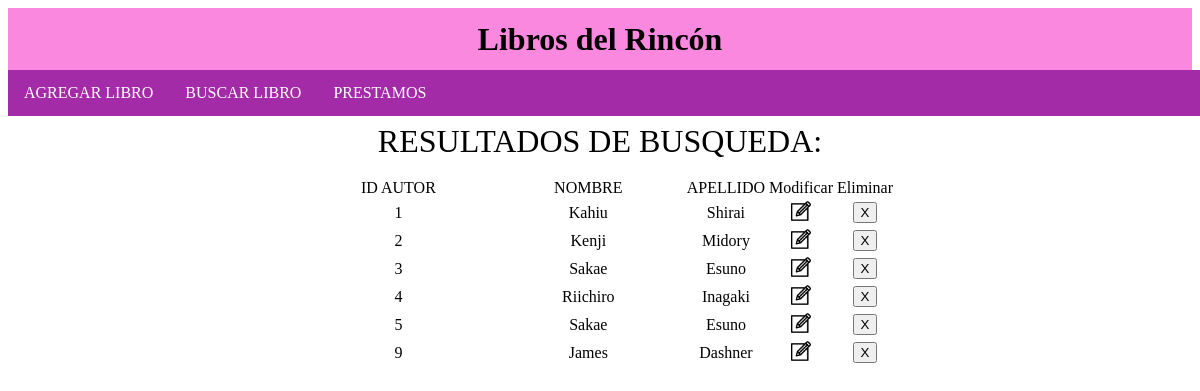
/vistas/buscAU.php, run on the app's committed database.
### tables this page shows
CREATE TABLE `autor` (
  `id_autor` int(11) NOT NULL,
  `Nombre_au` varchar(150) NOT NULL,
  `apellido_au` varchar(150) NOT NULL
);

### vistas/buscAu.php (the view, shortened to what this page needs)
<?php
include_once '../conexion.php';
$showaut="SELECT * FROM autor";
     $res=$conexion->query($showaut);
$rows = $res->num_rows;
?>
<!DOCTYPE html>
<html>
<head>
<link rel="stylesheet" type="text/css" href="css/styleMenu.css">
  <link rel="stylesheet" type="text/css" href="css/tabla.css">
</head>
<body>
	<div class="header">
	<h1><a href="principal.php">Libros del Rincón</a></h1></div>
	<nav><ul>
  <li class="dropdown">
    <a href="AgregarL.php" class="dropbtn">AGREGAR LIBRO</a>
  </li>
  <li class="dropdown">
    <a href="../buscarLib.php" class="dropbtn">BUSCAR LIBRO</a>
  </li>
  <li class="dropdown">
    <a href="prestamo.php" class="dropbtn">PRESTAMOS</a>
  </li>
</ul>
</nav>
<br><br>
<center><p><FONT SIZE=6>RESULTADOS DE BUSQUEDA:</font></p></center>
<main>
  <?php if($rows > 0) { ?>
   <table align="center">
   <thead>
    				<tr>
    					<td>ID AUTOR</td>
    					<td>NOMBRE</td>
						<td>APELLIDO</td>
						<td> Modificar </td>
						<td> Eliminar </td>
    				</tr>
        <tbody>
          <?php while($row=$res->fetch_assoc()){ ?>
            <tr>
    					<td><?php echo $row['id_autor'];?></td>
              <td><?php echo $row['Nombre_au'];?></td>
              <td><?php echo $row['apellido_au'];?></td>
        <td><a href="ModifAu.php?id=<?php echo $row['id_autor']; ?>">
        <img class="img" src="img\mod.png" alt="modificar" width="20" height="20"/></a></td>
        <td><FORM><input name="button" type="button" onclick="ConfirmElimA()" value="X"/></FORM></td>
        </tr>
        <?php } ?>
        </tbody></table><br><br>
<?php } else { ?>
    <br><center><h1>NO SE ENCONTRARON AUTORES</h1></center><br><br>
    <?php } ?>
</main>
</body>
</html>

### vistas/css/styleMenu.css (style rules this page uses)
* { box-sizing: border-box; }
body { background-color: rgba(255, 255, 255, 0.7); }
.header { padding: 0px; overflow: auto; text-align: center; background: rgba(248, 19, 191, 0.5); color: black; margin:auto; line-height:20px; font-family: Time New Roman; }
nav { list-style-type: none; overflow: auto; margin: auto; position: fixed; top: 70px; padding: 0; width: 100%; height: auto; background-color:rgb(164, 43, 168); }
ul { list-style-type: none; margin: 0; padding: 0; overflow: hidden; }
li { float: left; }
li a, .dropbtn { display: inline-block; color: white; text-align: center; padding: 14px 16px; text-decoration: none; }
a { display: inline-block; color: black; text-align: center; text-decoration: none; }

### vistas/css/tabla.css (style rules this page uses)
table, th, td { width:50%; text-align: center; }

### data on the page
autor: id_autor "1", Nombre_au "Kahiu", apellido_au "Shirai"
autor: id_autor "2", Nombre_au "Kenji", apellido_au "Midory"
autor: id_autor "3", Nombre_au "Sakae", apellido_au "Esuno"
autor: id_autor "4", Nombre_au "Riichiro", apellido_au "Inagaki"
autor: id_autor "5", Nombre_au "Sakae", apellido_au "Esuno"
autor: id_autor "9", Nombre_au "James", apellido_au "Dashner"
